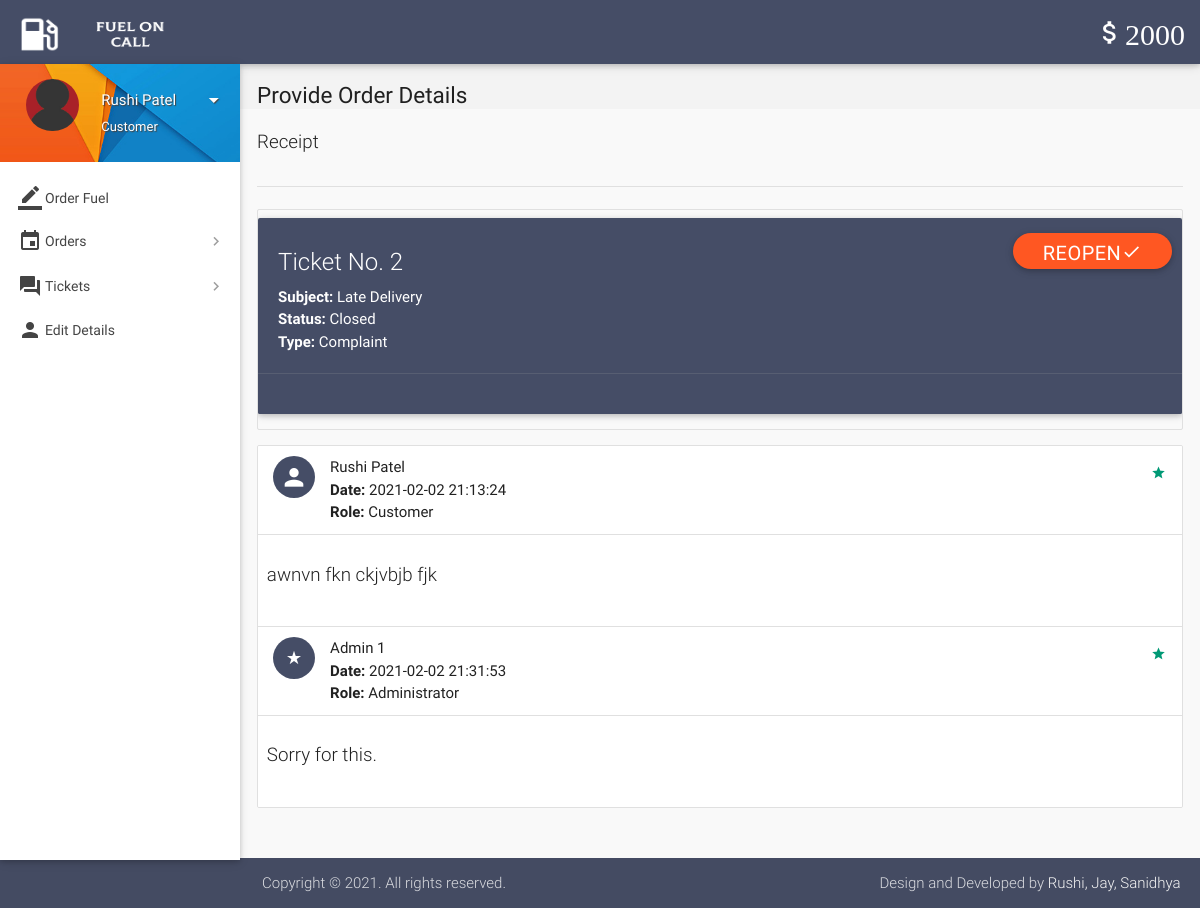
Page /view-ticket.php?id=2 (signed in) on the committed database.
### tables this page shows
CREATE TABLE `wallet_details` (
  `id` int(11) NOT NULL,
  `wallet_id` int(11) NOT NULL,
  `number` varchar(16) NOT NULL,
  `cvv` int(3) NOT NULL,
  `balance` int(11) NOT NULL DEFAULT 2000
);

CREATE TABLE `tickets` (
  `id` int(11) NOT NULL,
  `poster_id` int(11) NOT NULL,
  `subject` varchar(100) NOT NULL,
  `description` varchar(3000) NOT NULL,
  `status` varchar(8) NOT NULL DEFAULT 'Open',
  `type` varchar(30) NOT NULL DEFAULT 'Others',
  `date` datetime NOT NULL DEFAULT current_timestamp(),
  `deleted` tinyint(4) NOT NULL DEFAULT 0
);

CREATE TABLE `ticket_details` (
  `id` int(11) NOT NULL,
  `ticket_id` int(11) NOT NULL,
  `user_id` int(11) NOT NULL,
  `description` varchar(1000) NOT NULL,
  `date` datetime NOT NULL DEFAULT current_timestamp()
);

CREATE TABLE `users` (
  `id` int(11) NOT NULL,
  `role` varchar(15) NOT NULL DEFAULT 'Customer',
  `name` varchar(15) NOT NULL,
  `username` varchar(10) NOT NULL,
  `password` varchar(16) NOT NULL,
  `email` varchar(35) DEFAULT NULL,
  `address` varchar(300) DEFAULT NULL,
  `contact` bigint(11) NOT NULL,
  `verified` tinyint(1) NOT NULL DEFAULT 0,
  `deleted` tinyint(4) NOT NULL DEFAULT 0
);

### includes/wallet.php (called while the page is built)
<?php
$user_id=$_SESSION['user_id'];
$sql = mysqli_query($con, "SELECT * FROM wallet where customer_id = $user_id");
while($row1 = mysqli_fetch_array($sql)){
$wallet_id = $row1['id'];
}
$sql = mysqli_query($con, "SELECT * FROM wallet_details where wallet_id = $wallet_id");
while($row1 = mysqli_fetch_array($sql)){
$balance = $row1['balance'];
}
?>

### includes/connect.php (called while the page is built, shortened)
<?php
$name = $_SESSION['name'];
$role = $_SESSION['role'];
?>

### view-ticket.php (the view, shortened to what this page needs)
<?php
include 'includes/connect.php';
include 'includes/wallet.php';
$continue=0;
if($_SESSION['customer_sid']==session_id())
{
		$ticket_id = $_GET['id'];
		$sql1 = "SELECT * FROM tickets where poster_id = $user_id AND id = $ticket_id AND not deleted;";
		if(mysqli_num_rows(mysqli_query($con,$sql1))>0){
			$row  = $con->query($sql1)->fetch_assoc();
			$type = $row['type'];
			$subject = $row['subject'];
			$status = $row['status'];
			$continue=1;
		}
		else
			$continue = 0;
}
if($continue){
?>
<!DOCTYPE html>
<html lang="en">
<head>
  <link href="css/materialize.min.css" type="text/css" rel="stylesheet" media="screen,projection">
  <link href="css/style.min.css" type="text/css" rel="stylesheet" media="screen,projection">
  <link href="css/custom/custom.min.css" type="text/css" rel="stylesheet" media="screen,projection">
  <link href="js/plugins/perfect-scrollbar/perfect-scrollbar.css" type="text/css" rel="stylesheet" media="screen,projection">
</head>
<body>
  <header id="header" class="page-topbar">
        <div class="navbar-fixed">
            <nav class="navbar-color">
                <div class="nav-wrapper">
                    <ul class="left">
                      <li><h1 class="logo-wrapper"><a href="index.php" class="brand-logo darken-1"><img src="images/materialize-logo.png" alt="logo"></a> <span class="logo-text">Logo</span></h1></li>
                    </ul>
                    <ul class="right hide-on-med-and-down">
                        <li><a href="#" class="waves-effect waves-block waves-light"><i class="mdi-editor-attach-money"><?php echo $balance;?></i></a>
                        </li>
                    </ul>
                </div>
            </nav>
        </div>
  </header>
  <div id="main">
    <div class="wrapper">
      <aside id="left-sidebar-nav">
        <ul id="slide-out" class="side-nav fixed leftside-navigation">
            <li class="user-details cyan darken-2">
            <div class="row">
                <div class="col col s4 m4 l4">
                    <img src="images/avatar.jpg" alt="" class="circle responsive-img valign profile-image">
                </div>
                <div class="col col s8 m8 l8">
                    <a class="btn-flat dropdown-button waves-effect waves-light white-text profile-btn" href="#" data-activates="profile-dropdown"><?php echo $name;?> <i class="mdi-navigation-arrow-drop-down right"></i></a>
                    <p class="user-roal"><?php echo $role;?></p>
                </div>
            </div>
            </li>
            <li class="bold"><a href="index.php" class="waves-effect waves-cyan"><i class="mdi-editor-border-color"></i> Order Fuel</a>
            </li>
                <li class="no-padding">
                    <ul class="collapsible collapsible-accordion">
                        <li class="bold"><a class="collapsible-header waves-effect waves-cyan"><i class="mdi-editor-insert-invitation"></i> Orders</a>
                        </li>
                    </ul>
                </li>
                <li class="no-padding">
                    <ul class="collapsible collapsible-accordion">
                        <li class="bold"><a class="collapsible-header waves-effect waves-cyan"><i class="mdi-action-question-answer"></i> Tickets</a>
                        </li>
                    </ul>
                </li>
            <li class="bold"><a href="details.php" class="waves-effect waves-cyan"><i class="mdi-social-person"></i> Edit Details</a>
            </li>
        </ul>
        </aside>
      <section id="content">
        <div id="breadcrumbs-wrapper">
          <div class="container">
            <div class="row">
              <div class="col s12 m12 l12">
                <h5 class="breadcrumbs-title">Provide Order Details</h5>
              </div>
            </div>
          </div>
        </div>
        <div class="container">
          <p class="caption">Receipt</p>
          <div class="divider"></div>
<div class="section">
                                <?php
								echo '<ul id="task-card" class="collection with-header">
									<div id="card-alert" class="card cyan">
										<div class="card-content white-text">
										<span class="card-title white-text darken-1">Ticket No. '.$ticket_id.'</span>
										<p><strong>Subject: </strong>'.$subject.'</p>
										<p><strong>Status: </strong>'.$status.'</p>
										<p><strong>Type: </strong>'.$type.'</p>
										</div>
										<div class="card-action cyan">
										<form method="post" action="routers/ticket-status.php">
										<input type="hidden" name="ticket_id" value="'.$ticket_id.'">
										<input type="hidden" name="status" value="'.($status != 'Closed' ? 'Closed' : 'Open').'">
										<button class="waves-effect waves-light deep-orange btn white-text" type="submit" name="action">'
										.($status != 'Closed' ? 'Close<i class="mdi-navigation-close"></i>' : 'Reopen<i class="mdi-navigation-check"></i>').'
										</button>
										</form>
										</div>
									</div>
                                </ul>';
								echo '<ul id="issues-collection" class="collection">';
								$sql1 = mysqli_query($con, "SELECT * from ticket_details WHERE ticket_id = $ticket_id;");
								while($row1 = mysqli_fetch_array($sql1)){
									$sql2 = "SELECT * FROM users WHERE id = ".$row1['user_id'].";";
									if(mysqli_num_rows(mysqli_query($con,$sql2))>0){
										$row2  = $con->query($sql2)->fetch_assoc();
										$name = $row2['name'];
										$role1 = $row2['role'];
									}
								  echo '
								  <li class="collection-item avatar">
									  <i class="'.($role1=='Administrator' ? 'mdi-action-star-rate' : 'mdi-social-person').' cyan circle"></i>
									  <span class="collection-header"> '.$name.'</span>
									  <p><strong>Date:</strong> '.$row1['date'].'</p>
									  <p><strong>Role:</strong> '.$role1.'</p>
									  <a href="#" class="secondary-content">
									  <i class="mdi-action-grade"></i></a>
								  </li>
								  <li class="collection-item">
									  <div class="row">
									  <p class="caption">'.$row1['description'].'</p>
									  </div>
									  </li>';
								}
							  echo '</ul>';
								?>
          </div>
              </div>
            </div>
        </div>
  <footer class="page-footer">
    <div class="footer-copyright">
			<div class="container">
        <span>Copyright © 2021. All rights reserved.</span>
        <span class="right"> Design and Developed by <a class="grey-text text-lighten-4" href="#">Rushi, Jay, Sanidhya</a></span>
      </div>
    </div>
  </footer>
</body>
</html>
<?php
	}
?>

### rows in the picture
wallet_details: balance "2000"
tickets: subject "Late Delivery", status "Closed", type "Complaint"
ticket_details: user.name "Rushi Patel", date "2021-02-02 21:13:24", user.role "Customer", description "awnvn fkn ckjvbjb fjk"
ticket_details: user.name "Admin 1", date "2021-02-02 21:31:53", user.role "Administrator", description "Sorry for this."

### other values in the picture
$name "Rushi Patel"
$role "Customer"
$ticket_id "2"
